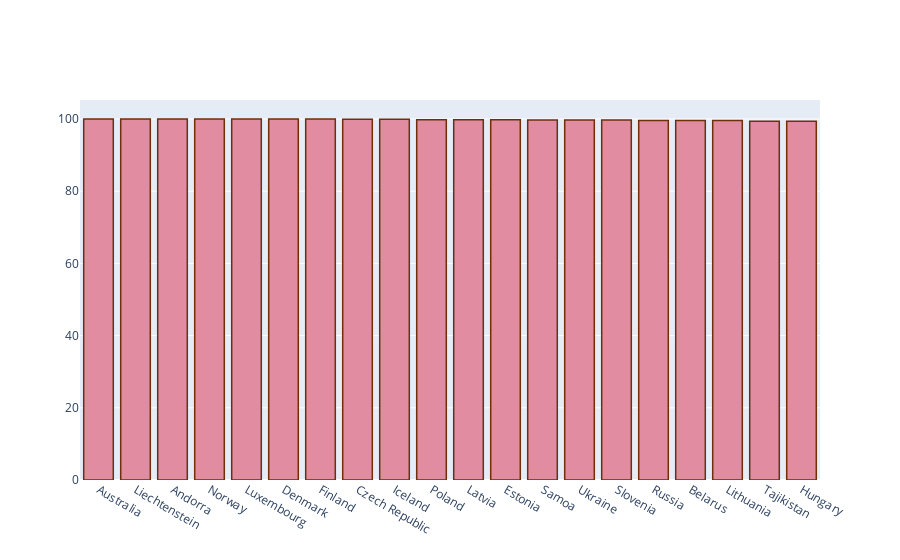

The notebook cell this image was saved under:
### Markdown cell above
##### INDUSTRY AND SERVICE, BEING THE IMPORTANT SECTORS, YET THEY SHOW POOR CORRELATION WITH GDP.
##### ANALYSING THE EFFECT OF LITERACY RATE
##### LITERACY RATE TREND : 20 HIGHEST AND 20 LOWEST LITERACY RATES

### Code cell
cont_lit_sorted = pd.DataFrame(cont.sort_values(ascending=False,by=['Literacy_percent'])).head(20)

fig = go.Figure([go.Bar(x=cont_lit_sorted.Country, y=cont_lit_sorted.Literacy_percent)])
fig.update_traces(marker_color='rgb(225,140,160)', marker_line_color='rgb(110,48,10)',
                  marker_line_width=1.5)
fig.show()

### Figure 1 — Plotly figure (JSON) as saved in the notebook; plotly's stock layout.template omitted (floating-point values rounded to 4 significant figures)
{"data": [{"marker": {"color": "rgb(225,140,160)", "line": {"color": "rgb(110,48,10)", "width": 1.5}}, "type": "bar", "x": ["Australia ", "Liechtenstein ", "Andorra ", "Norway ", "Luxembourg ", "Denmark ", "Finland ", "Czech Republic ", "Iceland ", "Poland ", "Latvia ", "Estonia ", "Samoa ", "Ukraine ", "Slovenia ", "Russia ", "Belarus ", "Lithuania ", "Tajikistan ", "Hungary "], "y": [100.0, 100.0, 100.0, 100.0, 100.0, 100.0, 100.0, 99.9, 99.9, 99.8, 99.8, 99.8, 99.7, 99.7, 99.7, 99.6, 99.6, 99.6, 99.4, 99.4]}], "layout": {}}
